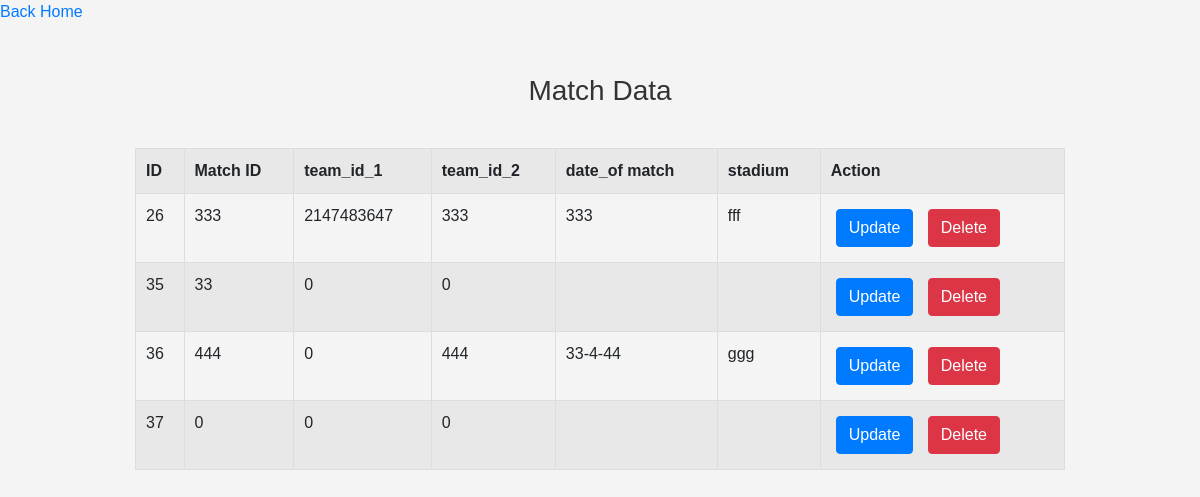
Page /matchview.php on the committed database.
### tables this page shows
CREATE TABLE `match` (
  `id` int(11) NOT NULL,
  `match_id` int(50) NOT NULL,
  `team_id_1` int(50) NOT NULL,
  `team_id_2` int(50) NOT NULL,
  `date_of_match` varchar(50) NOT NULL,
  `stadium` varchar(50) NOT NULL
);

### matchview.php (the view, shortened to what this page needs)
<?php
include('db.php');
$sql = "SELECT * FROM `match`";
$result = mysqli_query($con, $sql);
?>
<!DOCTYPE html>
<html lang="en">
<head>
    <link rel="stylesheet" href="css/bootstrap.min.css">
</head>
<body>
<a href="match.php" Style="text-decoration: none"; style="margin-left: 8px";> Back</a>
                    <a href="mainpage.php" Style="text-decoration: none";> Home</a>
    <div class="container">
        <h3> Match Data</h3>
        <div class="table-responsive">
            <table class="table table-striped">
                <tr>
                    <th>ID</th>
                    <th>Match ID</th>
                    <th>team_id_1</th>
                    <th>team_id_2</th>
                    <th>date_of match</th>
                    <th>stadium</th>
                    <th>Action</th>
                </tr>
                <?php
                while($row = mysqli_fetch_array($result))
                {
                ?>
                <tr>
                    <td><?php echo $row["id"]; ?></td>
                    <td><?php echo $row["match_id"]; ?></td>
                    <td><?php echo $row["team_id_1"]; ?></td>
                    <td><?php echo $row["team_id_2"]; ?></td>
                    <td><?php echo $row["date_of_match"]; ?></td>
                    <td><?php echo $row["stadium"]; ?></td>
                    <td>
                        <a href="matchupdate.php?id=<?php echo $row['id']; ?>" class="btn btn-primary">Update</a>
                        <a href="matchdelete.php?id=<?php echo $row['id']; ?>" class="btn btn-danger">Delete</a>
                    </td>
                </tr>
                <?php
                }
                ?>
            </table>
        </div>
    </div>
</body>
</html>

### matchview.php (style rules this page uses)
body { font-family: 'Arial', sans-serif; background-color: #f4f4f4; }
.container { width: 80%; margin: 50px auto; }
h3 { text-align: center; color: #333; }
.table-responsive { margin-top: 20px; }
.table { width: 100%; border-collapse: collapse; margin-top: 20px; }
.table th, .table td { border: 1px solid #ddd; padding: 10px; text-align: left; }
.btn { margin: 5px; }
.btn-primary { background-color: #007bff; border-color: #007bff; }
.btn-danger { background-color: #dc3545; border-color: #dc3545; }

### rows in the picture
match: id "26", match "333", team_id_1 "2147483647", team_id_2 "333", date_of_match "333", stadium "fff"
match: id "35", match "33", team_id_1 "0", team_id_2 "0"
match: id "36", match "444", team_id_1 "0", team_id_2 "444", date_of_match "33-4-44", stadium "ggg"
match: id "37", match "0", team_id_1 "0", team_id_2 "0"
